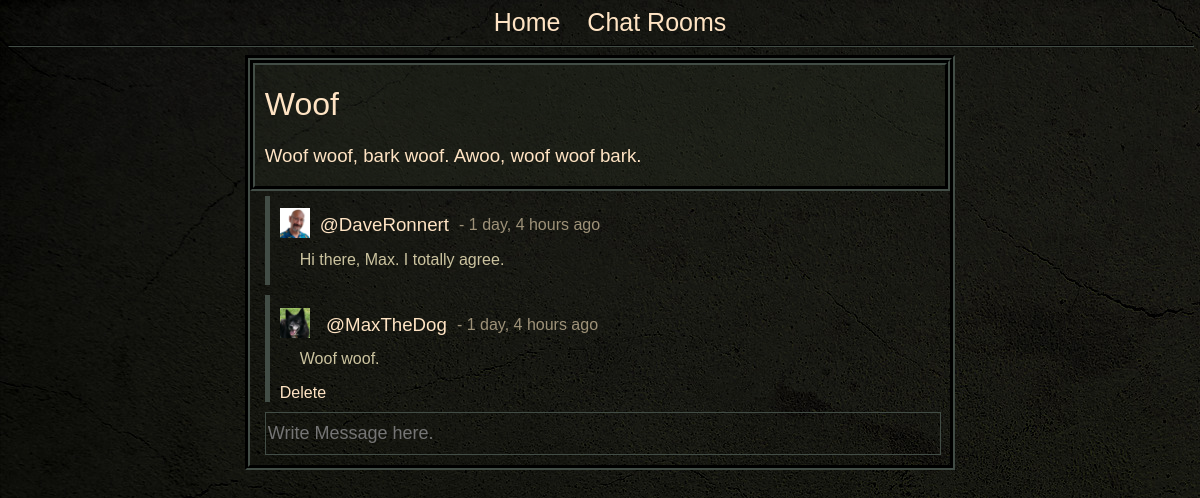
/room/1 (signed in), run on the app's committed database.
### chat/models.py (models this page shows, shortened)
class ChatRoom(models.Model):
    host = models.ForeignKey(User, on_delete=models.SET_NULL, null=True)
    topic = models.ForeignKey(Topic, on_delete=models.SET_NULL, null=True)
    name = models.CharField(max_length=25)
    description = models.TextField(blank=True, null=True)
    created = models.DateTimeField(auto_now=True)
    updated = models.DateTimeField(auto_now_add=True)
    class Meta:
        ordering = ['-updated', '-created']

class Messages(models.Model):
    user = models.ForeignKey(User, on_delete=models.CASCADE)
    room = models.ForeignKey(ChatRoom, on_delete=models.CASCADE)
    body = models.TextField()
    created = models.DateTimeField(auto_now=True)
    updated = models.DateTimeField(auto_now_add=True)

class Profile(models.Model):
    user = models.OneToOneField(User, null=True, on_delete=models.CASCADE)
    bio = models.TextField()
    profile_pic = models.ImageField(null=True, blank=True, upload_to='images/')

### chat/views.py (the view, shortened to what this page needs)
# urls.py: path('room/<str:pk>', views.room, name='room'),
def room(request, pk):
    room = ChatRoom.objects.get(id=pk)
    messages = room.messages_set.all().order_by('-created')
    context = {'room': room, 'messages': messages}
    return render(request, 'chat/room.html', context)

### chat/templates/chat/room.html (shortened to what this page needs)
{% extends 'home.html' %}
{% load static %}
{% block content %}
<div class="room_grid">
    <div class="room_title">
        <h1>{{room.name}}</h1>
        <h3>{{room.description}}</h3>
    </div>
    <div class="convo_body">
        {% for mess in messages %}
            <div class="message">
                {% if mess.user.profile.profile_pic %}
                <div class="mess_img"><img src="{{mess.user.profile.profile_pic.url}}" height="30"></div>
                {% else %}
                <div class="chat_room_host_img">
                    <img src="{% static '/images/avatar.png' %}" height="30">
                </div>
                {% endif %}
                <div class="mess_head"><h3>@{{mess.user}}</h3></div>
                <div class="mess_date"> - {{mess.created|timesince}} ago</div>
                <div class="mess_body"><p>{{mess.body}}</p></div>
                <div class="mess_del">
                    {% if request.user == mess.user %}
                        <a href="{% url 'delete_message' mess.id %}">Delete</a>
                    {% endif %}
                </div>
            </div>
        {% endfor %}
    </div>
    {% if request.user.is_authenticated %}
    <div class="comment_form">
        <form method="POST" action="">
            <input class="chat_entry_field" type="text" name="body" placeholder="Write Message here.">
        </form>
    </div>
    {% endif %}
</div>
{% endblock content %}

### static/css/styles.css (style rules this page uses)
html body { height: 100%; background-image: url('../images/main_bg.jpg'); }
p, li { color: rgb(204, 196, 160); font-family: Geneva, sans-serif; font-weight: lighter; margin-left: 20px; margin-right: 20px; }
a:link { font-family: Geneva, sans-serif; font-weight: lighter; text-decoration: none; color:bisque; }
h1 { font-family: Geneva, sans-serif; font-weight: lighter; color:bisque; }
h3 { font-family: Geneva, sans-serif; font-weight: lighter; color:bisque; }
.room_grid { margin-left: 20%; margin-right: 20%; display: grid; grid-template-columns: 15px auto 15px; justify-items: center; border-color: rgb(66, 77, 70); border-style: groove; border-width: 5px; }
.room_title { grid-column: 2; grid-row: 1; width: 100%; border-color: rgb(66, 77, 70); background-color: rgb(41, 46, 34, 0.3); border-style: groove; border-width: 5px; padding-left: 10px; padding-right: 10px; }
.convo_body { width: 100%; grid-column: 2; grid-row: 2; }
.message { border-color: rgb(66, 77, 70); border-style: solid; border-width: 5px; border-right: 0px; border-top: 0px; border-bottom: 0px; display: grid; grid-template-columns: min-content; margin-top: 5px; margin-bottom: 10px; padding-left: 10px; justify-content: start; }
.mess_img { grid-column: 1; grid-row: 1; align-self: center; width: 40px }
.mess_head { grid-column: 2; grid-row: 1; width: fit-content }
.mess_date { grid-column: 3; grid-row: 1; margin-left: 10px; font-family: Geneva, sans-serif; font-weight: lighter; color:rgb(158, 146, 121); align-self: center; width: max-content; }
.mess_body { grid-column: 1 / span 4; grid-row: 2; margin-top: -20px; }
.mess_del { grid-column: 1; grid-row: 3; }
.comment_form { grid-column: 2; grid-row: 3; width: 100%; }
.chat_entry_field { font-size: 18px; color: bisque; background-color: rgb(0, 0, 0, 0); border-style: solid; border-width: 1px; border-color: rgb(66, 77, 70); padding-top: 10px; padding-bottom: 10px; margin-bottom: 10px; width: 100%; }

### data on the page
ChatRoom: name "Woof", description "Woof woof, bark woof. Awoo, woof woof bark."
Messages: user.profile.profile_pic (picture), user "DaveRonnert", created "1 day, 4 hours", body "Hi there, Max. I totally agree."
Messages: user.profile.profile_pic (picture), user "MaxTheDog", created "1 day, 4 hours", body "Woof woof.", shows "Delete"
